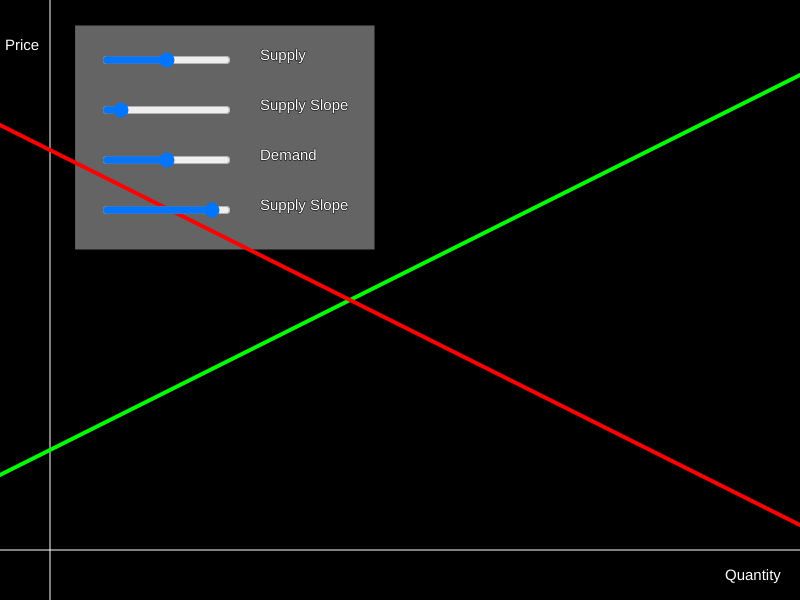
Frame 1 (no input)
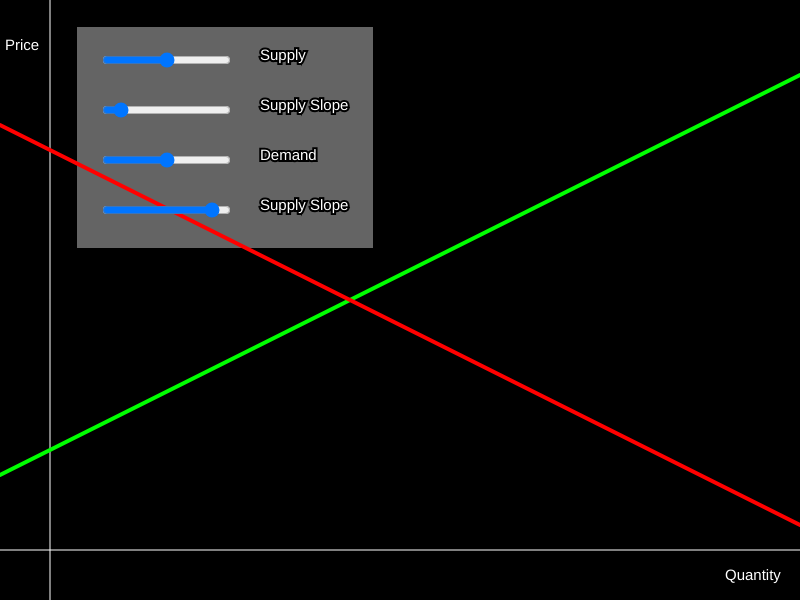
Frame 60 (no input)
Frame 120 (the mouse pressed at the canvas centre since frame 60): identical to frame 60, image omitted

The p5.js sketch that drew these frames (run headless with seeded random() and noise() and a simulated clock; from frame 60 on, the mouse is pressed at the canvas centre):

// p5.js sketch
// ── sketch.js
let scale = 5
let graph_width = 160
let graph_height = 120
let graph_margin = 10

let width = graph_width * scale
let height = graph_height * scale
let axisMargin = graph_margin * scale
let xAxisY = height - axisMargin

var supplyLine, demandLine
var supplySlider, supplySlopeSlider, demandSlider, demandSlopeSlider

function setup() {
  createCanvas(width, height);
  textSize(15)

  supplySlider = createSlider(0 - 2*graph_height, 2*graph_height, 0)
  supplySlider.position(2 * axisMargin, axisMargin)
  supplySlopeSlider = createSlider(0, 5, 0.5, 0.1)
  supplySlopeSlider.position(2 * axisMargin, 2 * axisMargin)
  demandSlider = createSlider(0 - 2*graph_height, 2*graph_height, 0)
  demandSlider.position(2 * axisMargin, 3 * axisMargin)
  demandSlopeSlider = createSlider(-5, 0, -0.5, 0.1)
  demandSlopeSlider.position(2 * axisMargin, 4 * axisMargin)

  supplyLine = new Line(0.5, 20)
  demandLine = new Line(-0.5, 80)
}

function draw() {
  background(0);

  fill(100, 100, 100);
  stroke(0, 0, 0);
  rect(1.5 * axisMargin, 0.5 * axisMargin, 6 * axisMargin, 4.5 * axisMargin)

  supplyOffset = supplySlider.value()
  supplySlope = supplySlopeSlider.value()
  demandOffset = demandSlider.value()
  demandSlope = demandSlopeSlider.value()

  fill(255, 255, 255);
  text("Supply", 5.2 * axisMargin, axisMargin + 10)
  text("Supply Slope", 5.2 * axisMargin, 2 * axisMargin + 10)
  text("Demand", 5.2 * axisMargin, 3 * axisMargin + 10)
  text("Supply Slope", 5.2 * axisMargin, 4 * axisMargin + 10)

  text("Quantity", width - 1.5 * axisMargin, height - 0.4 * axisMargin)
  text("Price", 0.1 * axisMargin, axisMargin)

  // Draw axes
  stroke(255);
  strokeWeight(1);
  line(axisMargin, 0, axisMargin, height)
  line(0, xAxisY, width, xAxisY)

  strokeWeight(4);
  // Draw supply line
  stroke(0, 255, 0)
  supplyLine.slope = supplySlope
  line(0, xAxisY - (scale * supplyLine.getY(0 - graph_margin)) - supplyOffset, width, xAxisY - (scale * supplyLine.getY(graph_width - graph_margin)) - supplyOffset)

  // Draw demand line
  stroke(255, 0, 0)
  demandLine.slope = demandSlope
  line(0, xAxisY - (scale * demandLine.getY(0 - graph_margin)) - demandOffset, width, xAxisY - (scale * demandLine.getY(graph_width - graph_margin)) - demandOffset)
}

class Line {
  constructor(slope, intercept){
    this.slope = slope
    this.intercept = intercept
  }

  // Precondition: given another Line object
  // Postcondition: returns the x coordinate of the intersection of this and the otherLine object
  intersect (otherLine) {
    return (this.intercept - otherLine.intercept) / (otherLine.slope - this.slope)
  }

  // Postcondition: the y value of the line at a given x value
  getY (X) {
    return (this.slope * X) + this.intercept
  }

  // Postcondition: changes the slope this line
  changeSlope(newSlope) {
    this.slope = newSlope
  }
}
